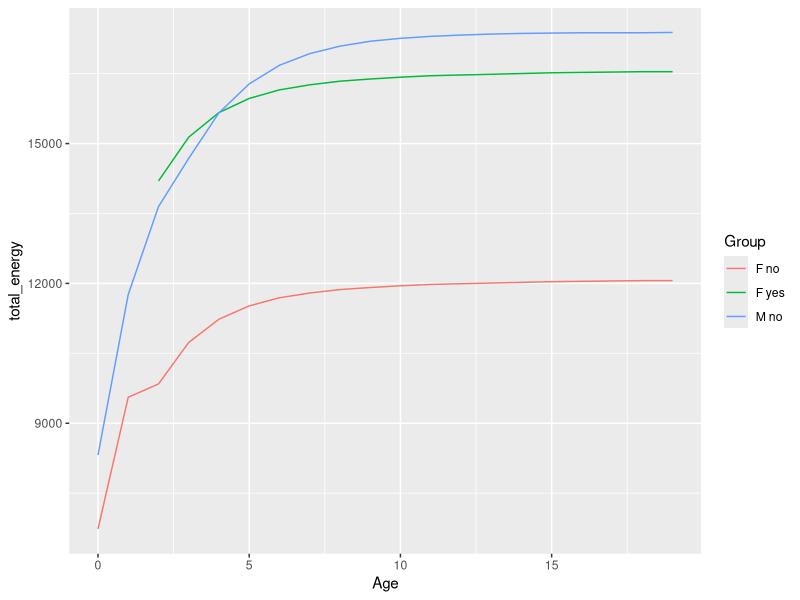
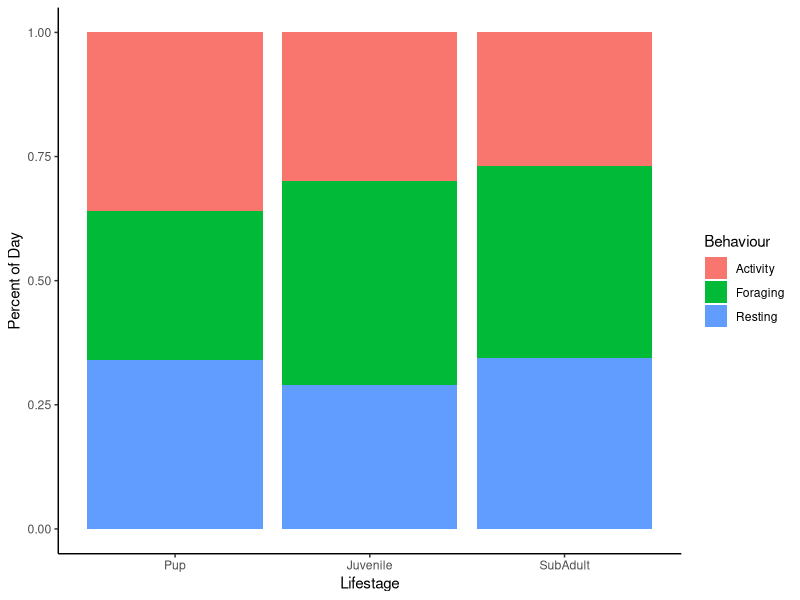
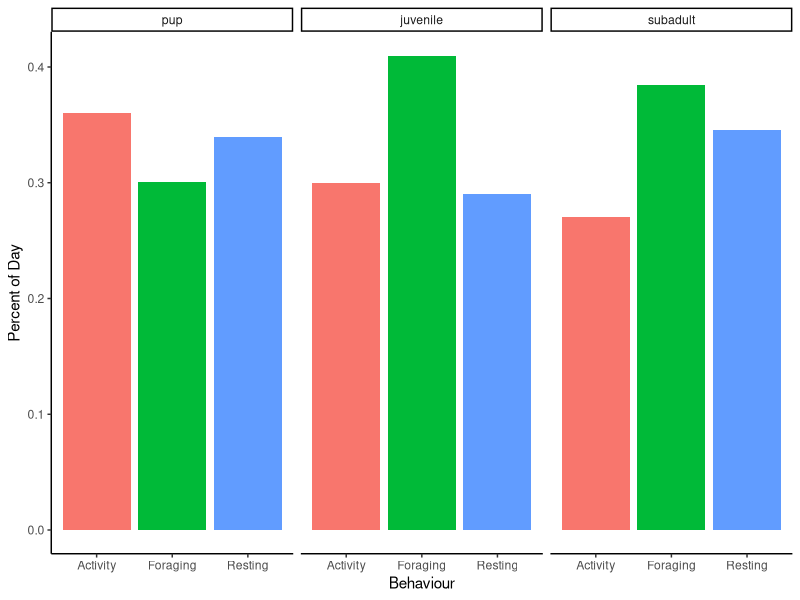

R code for these plots, in order:
# Model Otter from Excel into R

#Date Created: March 14, 2023

#Author: Julia Adelsheim
#Collaborators: Izzy Morgante (Nov, Dec 2022, Jan 2023), Andreas Novotny (12-2-2022), Patrick Pata (1-19-23- 3-14-23)

#Platform: Mac
#Purpose of Script: Change ROR by set amounts and see how energy needs change

## Coding Questions-----------------------------------------------------

# Heat increment of feeding in otters, digestive losses- are they included?

# To Do ------------------------------------------------------------------


## Start-----------------------------------------------------------------------
#File Name: Otter Model R v4

rm(list = ls())

# Packages--------------------------------------------------------------
library(dplyr)
library(tidyverse)
library(ggplot2)
library(data.table)

#Constants--------------------------------------------------------------
cost_pup <- 3931
total_min_per_day <- 1440

# Data------------------------------------------------------------------
# Body masses and tissue growth
masses <- read.csv(file ='./Data/mass_growth.csv')

# How each unit spend their time
act_budgets <- read.csv(file = './Data/ActivityBudgets.csv')

# Defining life stages per year and sex
age_convert <- read.csv(file = './Data/age_lifestage.csv')

# Functions ------------------------------------------------------------
# Make an ROR function so that I don't have to repeat the code every time I change conditions
# Data is the wide_data table with behavior specific values, returns a dataframe that calculated
#  from profits, time_needed_to_forage, and new_perc_time_forage
calculate_foraging_time <- function(data) {
  
  output <- data %>% 
    
    # Calculate Profits
    mutate(profits = ROR - (metabolic_rates_forage - metabolic_rates_rest)) %>% 
    
    # Calculate foraging time needed
    mutate(time_needed_to_forage = (actual_costs_activity + resting_cost_wout_foraging)/ profits) %>% 
    
    #Calc % of day foraging
    mutate(new_perc_time_forage = time_needed_to_forage/total_min_per_day) %>% 
    
    select(Sex, Age, Lifestage, with.pup, ROR, profits, time_needed_to_forage, new_perc_time_forage)
}


# This function builds parts of the model. Takes in a wide dataframe of activity specific rates and costs.
#  Returns new costs of foraging.
build_model <- function(budget_data, ROR){  
  
  # Put in columns that are not going to change with ROR
  model_pt1 <- budget_data %>%
    select(c(Sex, Age, Lifestage, with.pup, Growth, pup_cost, perc_time_activity, min_per_day_activity, actual_costs_activity, metabolic_rates_forage, metabolic_rates_rest)) 
  
  # Attach ROR table that you want to use
  model_setup <- merge(model_pt1, ROR, by = c('Sex', 'Age', 'Lifestage', 'with.pup')) %>% 
    # Add new foraging % of day and minutes per day values
    select(c(Sex, Age, Lifestage, with.pup, pup_cost, Growth, perc_time_activity, min_per_day_activity, actual_costs_activity, new_perc_time_forage, metabolic_rates_forage, time_needed_to_forage, metabolic_rates_rest)) %>%
    arrange(Age, Sex)
  
  #  Yellow cells in excel for these variables 
  
  # set up the model table- start calculating new values for foraging
  # model_setup <- merge(model_setup, foraging_met_rate)
  
  #calculate new cost of foraging
  model_setup <- model_setup %>% 
    mutate(foraging_cost = metabolic_rates_forage * time_needed_to_forage) %>% 
    
    # Calculate % resting
    mutate(new_perc_time_rest = (1- (perc_time_activity + new_perc_time_forage))) %>% 
    
    # Calculate min per day resting
    mutate(new_min_per_day_rest= (total_min_per_day - (min_per_day_activity + time_needed_to_forage))) %>% 
    
    # Calculate resting cost
    mutate(new_resting_cost= new_min_per_day_rest * metabolic_rates_rest)
  
  return(model_setup)
}

run_model <- function(mod_setup){
  mod_setup <- mod_setup %>% 
    
    #Calculate total energy requirements
    mutate(total_energy = pup_cost + Growth + actual_costs_activity + foraging_cost + new_resting_cost)
  
  return(mod_setup)
}

# Converts raw csv files of masses, growth rates, metabolic rates, and costs of behaviors into
#  a merged dataframe.
merge_data <- function(masses, act_budgets, age_convert) {
  # Join data frames to create a table with MASS, GROWTH, and METABOLIC RATES per behavior
  mass_lifestage <- merge(masses, age_convert, by.x = c('Age', 'Sex')) #, all.x = TRUE) # would make blank rows
  mass_lifestage_budget <- merge(mass_lifestage, act_budgets, by.x = c('Sex', 'Lifestage'))  %>% 
    # Calculate metabolic rates
    mutate(metabolic_rates = Av_mass * MR) %>% 
    # Calculate actual (additional) metabolic costs
    mutate(actual_costs = metabolic_rates * min_per_day)
  return(mass_lifestage_budget)
}

# Re-sort data into a wider pivot table to columns specific to behavior: 

make_wide_data <- function(mass_lifestage_budget) {
  mass_lifestage_budget_wide <- mass_lifestage_budget %>%
    # Make dataframe in a wide format
    pivot_wider(names_from = Behaviour, values_from=c(perc_time, min_per_day, MR, metabolic_rates, actual_costs)) %>% 
    mutate(resting_cost_wout_foraging = metabolic_rates_rest * (min_per_day_rest + min_per_day_forage)) %>% 
    # Calculate sum of actual costs
    mutate(sum_actual_costs = actual_costs_rest + actual_costs_activity + actual_costs_forage) %>% 
    # Modify pup costs
    mutate(pup_cost = ifelse(with.pup == 'yes', cost_pup, 0)) %>% 
    # Calculate Original ROR
    mutate(ROR = (sum_actual_costs + pup_cost + Growth)/(min_per_day_forage)) %>%
    # Make ROR repeat for adults
    mutate(ROR = ifelse(Lifestage != "adult", ROR,
                        ifelse(Sex == "M", pull(filter(.data = ., Sex == "M", Age == 3), ROR),
                               ifelse(with.pup == "no", pull(filter(.data = ., Sex == "F", with.pup=="no", Age == 2), ROR),
                                      pull(filter(.data = ., Sex == "F", with.pup=="yes", Age == 2), ROR)
                               ))))
}

# Runs through the entire otter bioenergetics model. 
#   Receives the raw data frame of model variables.
#   Returns a dataframe of the calculated total energy expenditure.

otter_model <- function(masses, act_budgets, age_convert) {
  mass_lifestage_budget <- merge_data(masses = masses,
                                      act_budgets = act_budgets,
                                      age_convert = age_convert)
  wide_data <- make_wide_data(mass_lifestage_budget)
  
  # Changing conditions of ROR
  ROR_og <- calculate_foraging_time(wide_data) # Original ROR
  
  # Build the model using the calculated wide df and the ROR
  model_setup <- build_model(budget_data = wide_data, ROR = ROR_og)
  
  # Run the model to get total_energy
  model_results <- run_model(mod_setup = model_setup) %>% 
    relocate(total_energy)
  
  return(model_results)
}

# Build Model---------------------------------------------------------------------------------


model_run_og <- otter_model(masses = masses,
                            act_budgets = act_budgets,
                            age_convert = age_convert)



model_run_og %>% 
  mutate(Group = paste(Sex, with.pup)) %>% 
  ggplot() +
  geom_line(aes(Age, total_energy, color = Group))

# Body mass per age sex and life stage - growth rate
# Metabolic rates
# Percent time of day (Activity budget)
# Cost of having pup

#---- Graphs ----

#---- Activity Budget Graphs---- 

# Pups/Juveniles/Subadults

actbudget_young <- model_run_og %>% 
  filter(Lifestage != "adult") %>% 
  select(Sex, Age, Lifestage, with.pup, perc_time_activity, new_perc_time_forage, new_perc_time_rest) %>% 
  pivot_longer(cols=c(perc_time_activity, new_perc_time_forage, new_perc_time_rest),
               names_to='Behaviour',
               values_to='PercentTime') %>% 
  mutate(Behaviour = recode(Behaviour, perc_time_activity = 'Activity', 
                            new_perc_time_forage = 'Foraging', new_perc_time_rest = 'Resting')) 
 
#---- Stacked Bar Graph----
library(data.table)
actbudget_young <- data.table(actbudget_young)
actbudget_young <- actbudget_young[,  mean(PercentTime), by=.(Behaviour, Lifestage)] 
       
actbudget_young$Lifestage <- factor(actbudget_young$Lifestage)

actbudget_young$Lifestage <- ordered(actbudget_young$Lifestage, levels = c("pup", "juvenile", "subadult"))

(actbudget_young_stackedplot <- ggplot(actbudget_young,
  aes(x = Lifestage, y = V1, fill=Behaviour)) +
  geom_bar(stat='identity') +
  theme_classic() +
  ylab("Percent of Day")+
  scale_x_discrete(labels = c("Pup", "Juvenile", "SubAdult"))
 )
actbudget_young <- ggsave("Actbudget_young_stacked.jpeg", width = 4, height = 2.6)
  
#---- Grouped Bar Graph----

#Data
actbudget_young <- model_run_og %>% 
  filter(Lifestage != "adult") %>% 
  select(Sex, Age, Lifestage, with.pup, perc_time_activity, new_perc_time_forage, new_perc_time_rest) %>% 
  pivot_longer(cols=c(perc_time_activity, new_perc_time_forage, new_perc_time_rest),
               names_to='Behaviour',
               values_to='PercentTime') %>% 
  mutate(Behaviour = recode(Behaviour, perc_time_activity = 'Activity', 
                            new_perc_time_forage = 'Foraging', new_perc_time_rest = 'Resting')) 

actbudget_young$Lifestage <- factor(actbudget_young$Lifestage)

actbudget_young$Lifestage <- ordered(actbudget_young$Lifestage, levels = c("pup", "juvenile", "subadult"))
#Graph

(actbudget_young_bars <- ggplot(actbudget_young,
  aes(x = Behaviour, y = PercentTime, fill=Behaviour)) +
  geom_bar(position = "dodge", stat= "identity", show.legend = "FALSE") +
  facet_grid(.~Lifestage) +
  theme_classic() +
  ylab("Percent of Day") 
)


actbudget_young_bars <- ggsave("Actbudget_young.jpeg", width = 4, height = 2.6)







